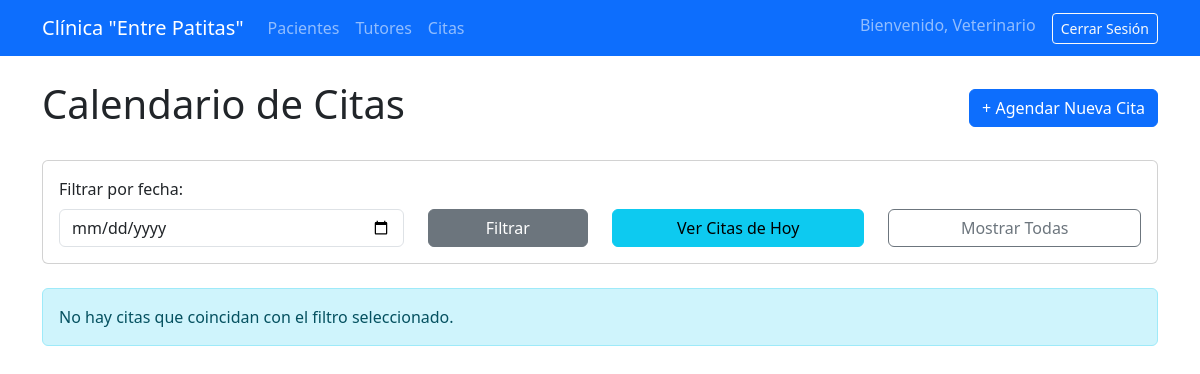
Before: /gestion/citas/ (signed in) with the older database file.
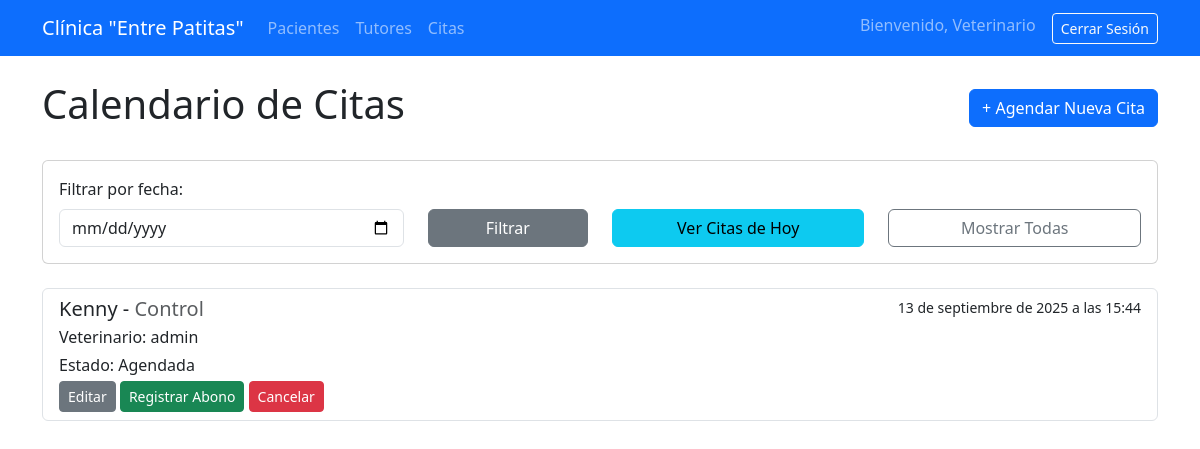
After: the same page with the newer database file.
### gestion/models.py (models this page shows, shortened)
class Cita(models.Model):
    ESTADO_CHOICES = [
        ('Agendada', 'Agendada'),
        ('Confirmada', 'Confirmada'),
        ('Cancelada', 'Cancelada'),
        ('Completada', 'Completada'),
    ]
    paciente = models.ForeignKey(Paciente, on_delete=models.CASCADE, related_name='citas')
    es_especialista = models.BooleanField(default=False, verbose_name="¿Es cita con especialista?")
    veterinario = models.ForeignKey(User, on_delete=models.SET_NULL, null=True, blank=True, related_name='citas_asignadas')
    fecha_hora = models.DateTimeField(help_text="Día y hora de la cita")
    es_domicilio = models.BooleanField(default=False, verbose_name="¿Es visita a domicilio?")
    motivo = models.CharField(max_length=200)
    estado = models.CharField(max_length=20, choices=ESTADO_CHOICES, default='Agendada')
    notas = models.TextField(blank=True, null=True, help_text="Notas adicionales para la cita")

class Paciente(models.Model):
    foto = models.ImageField(upload_to='fotos_pacientes/', blank=True, null=True, verbose_name="Fotografía del Paciente")
    nombre = models.CharField(max_length=50)
    especie = models.CharField(max_length=50)
    raza = models.CharField(max_length=50)
    sexo = models.CharField(max_length=10)
    fecha_nacimiento = models.DateField()
    microchip_tatuaje = models.CharField(max_length=50, blank=True, null=True)
    alertas = models.ManyToManyField(AlertaClinica, blank=True, verbose_name="Alertas Clinicas")
    tutor = models.ForeignKey(Tutor, on_delete=models.CASCADE, related_name='pacientes')

### gestion/views.py (the view)
# urls.py: path('citas/', views.calendario_citas, name='calendario_citas'),
@login_required
def calendario_citas(request):
    queryset = Cita.objects.filter(estado__in=['Agendada', 'Confirmada']).order_by('fecha_hora')
    titulo = "Calendario de Citas"
    fecha_filtro = request.GET.get('fecha')
    filtro_hoy = request.GET.get('hoy')
    if filtro_hoy:
        hoy = date.today()
        queryset = queryset.filter(fecha_hora__date=hoy)
        titulo = f"Citas para Hoy ({hoy.strftime('%d-%m-%Y')})"
    elif fecha_filtro:
        queryset = queryset.filter(fecha_hora__date=fecha_filtro)
        titulo = f"Citas para el {fecha_filtro}"
    contexto = {
        'citas': queryset,
        'titulo': titulo,
    }
    return render(request, 'gestion/calendario.html', contexto)

### gestion/templates/gestion/calendario.html (shortened to what this page needs)
{% extends 'gestion/base.html' %}
{% block content %}
    <div class="d-flex justify-content-between align-items-center mb-4">
        <h1>{{ titulo }}</h1>
        <a href="{% url 'crear_cita' %}" class="btn btn-primary">+ Agendar Nueva Cita</a>
    </div>
    <div class="card card-body mb-4">
        <form method="get" action="{% url 'calendario_citas' %}">
            <div class="row align-items-end">
                <div class="col-md-4">
                    <label for="fecha" class="form-label">Filtrar por fecha:</label>
                    <input type="date" name="fecha" id="fecha" class="form-control">
                </div>
                <div class="col-md-2">
                    <button type="submit" class="btn btn-secondary w-100">Filtrar</button>
                </div>
                <div class="col-md-3">
                    <a href="{% url 'calendario_citas' %}?hoy=true" class="btn btn-info w-100">Ver Citas de Hoy</a>
                </div>
                <div class="col-md-3">
                    <a href="{% url 'calendario_citas' %}" class="btn btn-outline-secondary w-100">Mostrar Todas</a>
                </div>
            </div>
        </form>
    </div>
    <div class="list-group">
        {% for cita in citas %}
            <div class="list-group-item">
                <div class="d-flex w-100 justify-content-between">
                    <h5 class="mb-1">{{ cita.paciente.nombre }} - <span class="text-muted">{{ cita.motivo }}</span>
                    </h5>
                    <small>{{ cita.fecha_hora }}</small>
                </div>
                <p class="mb-1">Veterinario: {{ cita.veterinario.username|default:"Sin asignar" }}</p>
                <p class="mb-1">Estado: {{ cita.get_estado_display }}</p>
                <div>
                    <a href="{% url 'editar_cita' cita.id %}" class="btn btn-sm btn-secondary">Editar</a>
                    <a href="{% url 'registrar_abono' cita.id %}" class="btn btn-sm btn-success">Registrar Abono</a>
                    {% if cita.estado != 'Cancelada' %}
                        <a href="{% url 'cancelar_cita' cita.id %}" class="btn btn-sm btn-danger">Cancelar</a>
                    {% endif %}
                </div>
            </div>
        {% empty %}
            <div class="alert alert-info">
                No hay citas que coincidan con el filtro seleccionado.
            </div>
        {% endfor %}
{% endblock %}

### gestion/templates/gestion/base.html (shortened to what this page needs)
{% load static %}
<!doctype html>
<html lang="es">
<head>
    <link href="https://cdn.jsdelivr.net/npm/bootstrap@5.3.3/dist/css/bootstrap.min.css" rel="stylesheet">
</head>
<body>
    <nav class="navbar navbar-expand-lg navbar-dark bg-primary">
        <div class="container">
            <a class="navbar-brand" href="{% url 'lista_pacientes' %}">Clínica "Entre Patitas"</a>
            <div class="collapse navbar-collapse">
                <ul class="navbar-nav me-auto mb-2 mb-lg-0">
                    <li class="nav-item">
                        <a class="nav-link" href="{% url 'lista_pacientes' %}">Pacientes</a>
                    </li>
                    <li class="nav-item">
                        <a class="nav-link" href="{% url 'lista_tutores' %}">Tutores</a>
                    </li>
                    <li class="nav-item">
                        <a class="nav-link" href="{% url 'calendario_citas' %}">Citas</a>
                    </li>
                </ul>
                <ul class="navbar-nav ms-auto mb-2 mb-lg-0">
                    {% if user.is_authenticated %}
                        <li class="nav-item">
                            <span class="navbar-text">
                                Bienvenido, {{ user.username }}
                            </span>
                        </li>
                        <li class="nav-item ms-3">
                            <form action="{% url 'logout' %}" method="post" class="d-inline">
                                    <button type="submit" class="btn btn-outline-light btn-sm">Cerrar Sesión</button>
                            </form>
                        </li>
                    {% else %}
                        <li class="nav-item">
                            <a href="{% url 'login' %}" class="btn btn-outline-light btn-sm">Iniciar Sesión</a>
                        </li>
                    {% endif %}
                </ul>
            </div>
        </div>
    </nav>
    <main class="container mt-4">
        {% block content %}
        {% endblock %}
    </main>
</body>
</html>

Changed rows visible on the page:
added Cita: paciente.nombre "Kenny", motivo "Control", fecha_hora "13 de septiembre de 2025 a las 15:44", veterinario.username "admin", estado "Agendada", shows "Cancelar"
Other visible differences:
text no longer shown: "No hay citas que coincidan con el filtro seleccionado."
